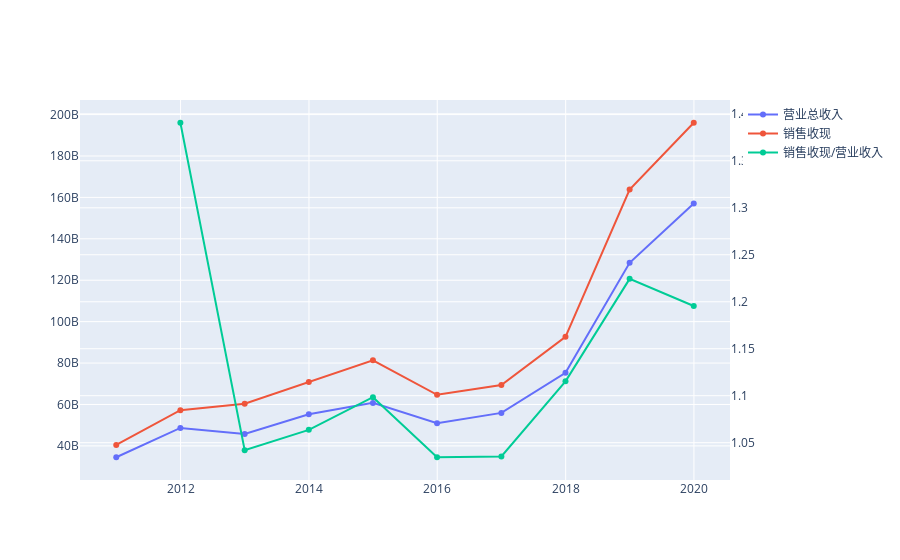

Source (notebook cell):
### Code cell
fig = go.Figure()
fig.add_trace(go.Scatter(x=data_df.index, y=data_df.total_revenue,name='营业总收入'))
fig.add_trace(go.Scatter(x=data_df.index, y=data_df.c_fr_sale_sg,name='销售收现'))

fig.add_trace(go.Scatter(x=data_df.index, y=data_df.total_ass_yoy ,name='销售收现/营业收入', yaxis='y2',))
fig.update_layout(yaxis2=dict(anchor='x', overlaying='y', side='right'))#设置坐标轴的格式，一般次坐标轴在右侧
fig.show()

### Figure 1 — Plotly figure (JSON) as saved in the notebook; plotly's stock layout.template omitted (floating-point values rounded to 4 significant figures)
{"data": [{"name": "营业总收入", "type": "scatter", "x": ["2010-12-31", "2011-12-31", "2012-12-31", "2013-12-31", "2014-12-31", "2015-12-31", "2016-12-31", "2017-12-31", "2018-12-31", "2019-12-31"], "y": [34508281745, 48653808819, 45766203362, 55261676595, 60758500923, 50976036006, 55931900959, 75310819763, 128402625696, 157030328135]}, {"name": "销售收现", "type": "scatter", "x": ["2010-12-31", "2011-12-31", "2012-12-31", "2013-12-31", "2014-12-31", "2015-12-31", "2016-12-31", "2017-12-31", "2018-12-31", "2019-12-31"], "y": [40456170406, 57229179080, 60361989158, 70837026170, 81338901079, 64665931474, 69383366196, 92658574157, 163783595965, 196051253945]}, {"name": "销售收现/营业收入", "type": "scatter", "x": ["2010-12-31", "2011-12-31", "2012-12-31", "2013-12-31", "2014-12-31", "2015-12-31", "2016-12-31", "2017-12-31", "2018-12-31", "2019-12-31"], "y": [null, 1.391, 1.042, 1.064, 1.098, 1.035, 1.035, 1.115, 1.224, 1.195], "yaxis": "y2"}], "layout": {"yaxis2": {"anchor": "x", "overlaying": "y", "side": "right"}}}
